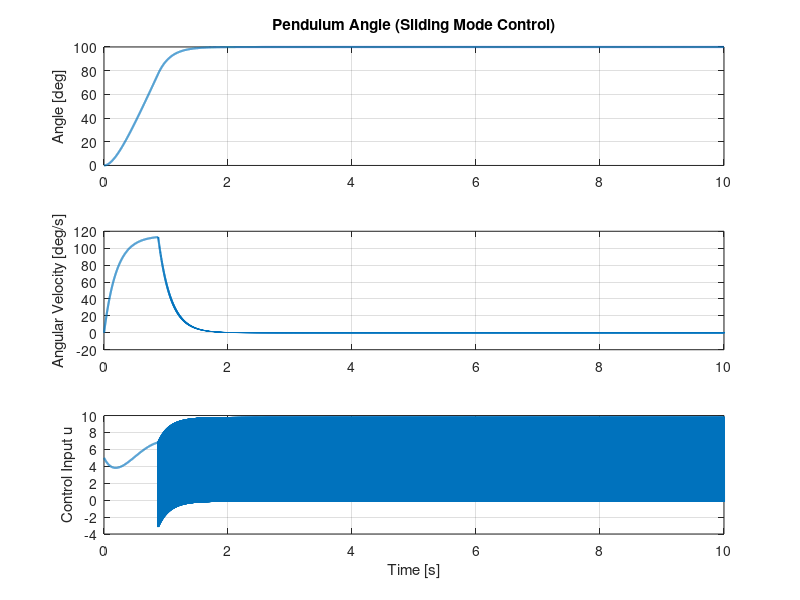
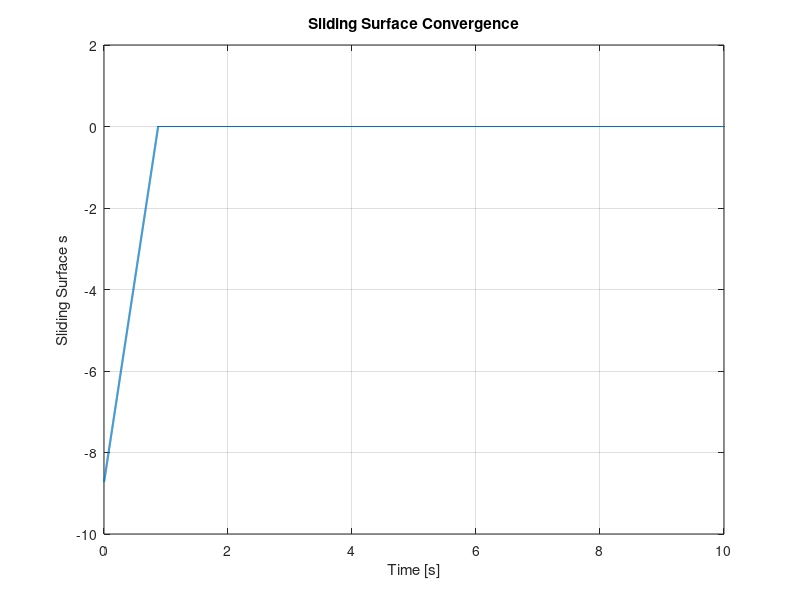

These figures' MATLAB source, in order:
clc; clear; close all;

%Initial State
x1 = deg2rad(0);  % Initial angle (rad)
x2 = 0;           % Initial angular velocity (rad/s)
u = 0;            % Initial control input

%System Parameters
g = 9.8;          % gravity (m/s^2)
l = 1;            % rod length (m)
k = 1;            % air drag coefficient
m = 0.5;          % mass (kg)

%Sliding Mode Control Parameters
c = 5;            % sliding surface slope
eta = 10;         % switching gain (larger = faster but more chattering)

%Desired Setpoint
x1_d = deg2rad(100);   % desired angle
x2_d = 0;              % desired angular velocity
x_d = [x1_d; x2_d];

%Simulation Time
ITERATION_TIMES = 10000;
dt = 0.001;  %1ms step, total 10s

%Data Logging
time_arr = zeros(1, ITERATION_TIMES);
x1_arr = zeros(1, ITERATION_TIMES);
x2_arr = zeros(1, ITERATION_TIMES);
u_arr  = zeros(1, ITERATION_TIMES);
s_arr  = zeros(1, ITERATION_TIMES);

%Simulation Loop
tic();
for i = 1:ITERATION_TIMES
    %System dynamics update
    x1_dot = x2;
    x2_dot = (-g/l)*sin(x1) - (k/m)*x2 + (1/(m*l*l)) * u;
    x1 = x1 + x1_dot * dt;
    x2 = x2 + x2_dot * dt;
    x = [x1; x2];

    %Sliding Mode Control
    e = x - x_d;
    s = c * e(1) + e(2); %sliding surface
    u = (m*l^2) * ( -c*x2 + (g/l)*sin(x1) + (k/m)*x2 - eta * sign(s) );

    %Logging
    x1_arr(i) = rad2deg(x1);
    x2_arr(i) = rad2deg(x2);
    time_arr(i) = i * dt;
    u_arr(i) = u;
    s_arr(i) = s;
end
toc();

%Plotting
figure;
subplot(3,1,1);
plot(time_arr, x1_arr, 'LineWidth', 1.5);
title('Pendulum Angle (Sliding Mode Control)');
ylabel('Angle [deg]');
grid on;

subplot(3,1,2);
plot(time_arr, x2_arr, 'LineWidth', 1.5);
ylabel('Angular Velocity [deg/s]');
grid on;

subplot(3,1,3);
plot(time_arr, u_arr, 'LineWidth', 1.5);
xlabel('Time [s]');
ylabel('Control Input u');
grid on;

%Plot Sliding Surface
figure;
plot(time_arr, s_arr, 'LineWidth', 1.5);
xlabel('Time [s]');
ylabel('Sliding Surface s');
title('Sliding Surface Convergence');
grid on;

pause;
